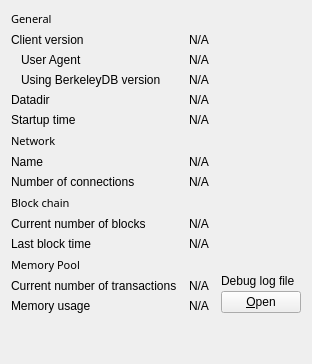
     <widget class="QWidget" name="tab_info">
      <attribute name="title">
       <string>&amp;Information</string>
      </attribute>
      <layout class="QGridLayout" name="gridLayout" columnstretch="0,1,0">
       <property name="horizontalSpacing">
        <number>12</number>
       </property>
       <item row="0" column="0">
        <widget class="QLabel" name="label_9">
         <property name="font">
          <font>
           <family>UD Digi Kyokasho NP-R</family>
           <pointsize>8</pointsize>
           <weight>50</weight>
           <italic>false</italic>
           <bold>false</bold>
          </font>
         </property>
         <property name="text">
          <string>General</string>
         </property>
        </widget>
       </item>
       <item row="1" column="0">
        <widget class="QLabel" name="label_6">
         <property name="text">
          <string>Client version</string>
         </property>
        </widget>
       </item>
       <item row="1" column="1" colspan="2">
        <widget class="QLabel" name="clientVersion">
         <property name="cursor">
          <cursorShape>IBeamCursor</cursorShape>
         </property>
         <property name="text">
          <string>N/A</string>
         </property>
         <property name="textFormat">
          <enum>Qt::PlainText</enum>
         </property>
         <property name="textInteractionFlags">
          <set>Qt::LinksAccessibleByMouse|Qt::TextSelectableByKeyboard|Qt::TextSelectableByMouse</set>
         </property>
        </widget>
       </item>
       <item row="2" column="0">
        <widget class="QLabel" name="labelClientUserAgent">
         <property name="text">
          <string>User Agent</string>
         </property>
         <property name="indent">
          <number>10</number>
         </property>
        </widget>
       </item>
       <item row="2" column="1" colspan="2">
        <widget class="QLabel" name="clientUserAgent">
         <property name="cursor">
          <cursorShape>IBeamCursor</cursorShape>
         </property>
         <property name="text">
          <string>N/A</string>
         </property>
         <property name="textFormat">
          <enum>Qt::PlainText</enum>
         </property>
         <property name="textInteractionFlags">
          <set>Qt::LinksAccessibleByMouse|Qt::TextSelectableByKeyboard|Qt::TextSelectableByMouse</set>
         </property>
        </widget>
       </item>
       <item row="3" column="0">
        <widget class="QLabel" name="label_berkeleyDBVersion">
         <property name="text">
          <string>Using BerkeleyDB version</string>
         </property>
         <property name="indent">
          <number>10</number>
         </property>
        </widget>
       </item>
       <item row="3" column="1" colspan="2">
        <widget class="QLabel" name="berkeleyDBVersion">
         <property name="cursor">
          <cursorShape>IBeamCursor</cursorShape>
         </property>
         <property name="text">
          <string>N/A</string>
         </property>
         <property name="textFormat">
          <enum>Qt::PlainText</enum>
         </property>
         <property name="textInteractionFlags">
          <set>Qt::LinksAccessibleByMouse|Qt::TextSelectableByKeyboard|Qt::TextSelectableByMouse</set>
         </property>
        </widget>
       </item>
       <item row="4" column="0">
        <widget class="QLabel" name="label_12">
         <property name="text">
          <string>Datadir</string>
         </property>
        </widget>
       </item>
       <item row="4" column="1" colspan="2">
        <widget class="QLabel" name="dataDir">
         <property name="cursor">
          <cursorShape>IBeamCursor</cursorShape>
         </property>
         <property name="text">
          <string>N/A</string>
         </property>
         <property name="textFormat">
          <enum>Qt::PlainText</enum>
         </property>
         <property name="wordWrap">
          <bool>true</bool>
         </property>
         <property name="textInteractionFlags">
          <set>Qt::LinksAccessibleByMouse|Qt::TextSelectableByKeyboard|Qt::TextSelectableByMouse</set>
         </property>
        </widget>
       </item>
       <item row="5" column="0">
        <widget class="QLabel" name="label_13">
         <property name="text">
          <string>Startup time</string>
         </property>
        </widget>
       </item>
       <item row="5" column="1" colspan="2">
        <widget class="QLabel" name="startupTime">
         <property name="cursor">
          <cursorShape>IBeamCursor</cursorShape>
         </property>
         <property name="text">
          <string>N/A</string>
         </property>
         <property name="textFormat">
          <enum>Qt::PlainText</enum>
         </property>
         <property name="textInteractionFlags">
          <set>Qt::LinksAccessibleByMouse|Qt::TextSelectableByKeyboard|Qt::TextSelectableByMouse</set>
         </property>
        </widget>
       </item>
       <item row="6" column="0">
        <widget class="QLabel" name="labelNetwork">
         <property name="font">
          <font>
           <family>UD Digi Kyokasho NP-R</family>
           <pointsize>8</pointsize>
           <weight>50</weight>
           <italic>false</italic>
           <bold>false</bold>
          </font>
         </property>
         <property name="text">
          <string>Network</string>
         </property>
        </widget>
       </item>
       <item row="7" column="0">
        <widget class="QLabel" name="label_8">
         <property name="text">
          <string>Name</string>
         </property>
        </widget>
       </item>
       <item row="7" column="1" colspan="2">
        <widget class="QLabel" name="networkName">
         <property name="cursor">
          <cursorShape>IBeamCursor</cursorShape>
         </property>
         <property name="text">
          <string>N/A</string>
         </property>
         <property name="textFormat">
          <enum>Qt::PlainText</enum>
         </property>
         <property name="textInteractionFlags">
          <set>Qt::LinksAccessibleByMouse|Qt::TextSelectableByKeyboard|Qt::TextSelectableByMouse</set>
         </property>
        </widget>
       </item>
       <item row="8" column="0">
        <widget class="QLabel" name="label_7">
         <property name="text">
          <string>Number of connections</string>
         </property>
        </widget>
       </item>
       <item row="8" column="1" colspan="2">
        <widget class="QLabel" name="numberOfConnections">
         <property name="cursor">
          <cursorShape>IBeamCursor</cursorShape>
         </property>
         <property name="text">
          <string>N/A</string>
         </property>
         <property name="textFormat">
          <enum>Qt::PlainText</enum>
         </property>
         <property name="textInteractionFlags">
          <set>Qt::LinksAccessibleByMouse|Qt::TextSelectableByKeyboard|Qt::TextSelectableByMouse</set>
         </property>
        </widget>
       </item>
       <item row="9" column="0">
        <widget class="QLabel" name="label_10">
         <property name="font">
          <font>
           <family>UD Digi Kyokasho NP-R</family>
           <pointsize>8</pointsize>
           <weight>50</weight>
           <italic>false</italic>
           <bold>false</bold>
          </font>
         </property>
         <property name="text">
          <string>Block chain</string>
         </property>
        </widget>
       </item>
       <item row="10" column="0">
        <widget class="QLabel" name="label_3">
         <property name="text">
          <string>Current number of blocks</string>
         </property>
        </widget>
       </item>
       <item row="10" column="1" colspan="2">
        <widget class="QLabel" name="numberOfBlocks">
         <property name="cursor">
          <cursorShape>IBeamCursor</cursorShape>
         </property>
         <property name="text">
          <string>N/A</string>
         </property>
         <property name="textFormat">
          <enum>Qt::PlainText</enum>
         </property>
         <property name="textInteractionFlags">
          <set>Qt::LinksAccessibleByMouse|Qt::TextSelectableByKeyboard|Qt::TextSelectableByMouse</set>
         </property>
        </widget>
       </item>
       <item row="11" column="0">
        <widget class="QLabel" name="labelLastBlockTime">
         <property name="text">
          <string>Last block time</string>
         </property>
        </widget>
       </item>
       <item row="11" column="1" colspan="2">
        <widget class="QLabel" name="lastBlockTime">
         <property name="cursor">
          <cursorShape>IBeamCursor</cursorShape>
         </property>
         <property name="text">
          <string>N/A</string>
         </property>
         <property name="textFormat">
          <enum>Qt::PlainText</enum>
         </property>
         <property name="textInteractionFlags">
          <set>Qt::LinksAccessibleByMouse|Qt::TextSelectableByKeyboard|Qt::TextSelectableByMouse</set>
         </property>
        </widget>
       </item>
       <item row="12" column="0">
        <widget class="QLabel" name="labelMempoolTitle">
         <property name="font">
          <font>
           <family>UD Digi Kyokasho NP-R</family>
           <pointsize>8</pointsize>
           <weight>50</weight>
           <italic>false</italic>
           <bold>false</bold>
          </font>
         </property>
         <property name="text">
          <string>Memory Pool</string>
         </property>
        </widget>
       </item>
       <item row="13" column="0">
        <widget class="QLabel" name="labelNumberOfTransactions">
         <property name="text">
          <string>Current number of transactions</string>
         </property>
        </widget>
       </item>
       <item row="13" column="1">
        <widget class="QLabel" name="mempoolNumberTxs">
         <property name="cursor">
          <cursorShape>IBeamCursor</cursorShape>
         </property>
         <property name="text">
          <string>N/A</string>
         </property>
         <property name="textFormat">
          <enum>Qt::PlainText</enum>
         </property>
         <property name="textInteractionFlags">
          <set>Qt::LinksAccessibleByMouse|Qt::TextSelectableByKeyboard|Qt::TextSelectableByMouse</set>
         </property>
        </widget>
       </item>
       <item row="14" column="0">
        <widget class="QLabel" name="labelMemoryUsage">
         <property name="text">
          <string>Memory usage</string>
         </property>
        </widget>
       </item>
       <item row="14" column="1">
        <widget class="QLabel" name="mempoolSize">
         <property name="cursor">
          <cursorShape>IBeamCursor</cursorShape>
         </property>
         <property name="text">
          <string>N/A</string>
         </property>
         <property name="textFormat">
          <enum>Qt::PlainText</enum>
         </property>
         <property name="textInteractionFlags">
          <set>Qt::LinksAccessibleByMouse|Qt::TextSelectableByKeyboard|Qt::TextSelectableByMouse</set>
         </property>
        </widget>
       </item>
       <item row="12" column="2" rowspan="3">
        <layout class="QVBoxLayout" name="verticalLayoutDebugButton">
         <property name="spacing">
          <number>3</number>
         </property>
         <item>
          <spacer name="verticalSpacer_2">
           <property name="orientation">
            <enum>Qt::Vertical</enum>
           </property>
           <property name="sizeHint" stdset="0">
            <size>
             <width>10</width>
             <height>5</height>
            </size>
           </property>
          </spacer>
         </item>
         <item>
          <widget class="QLabel" name="labelDebugLogfile">
           <property name="text">
            <string>Debug log file</string>
           </property>
          </widget>
         </item>
         <item>
          <widget class="QPushButton" name="openDebugLogfileButton">
           <property name="toolTip">
            <string>Open the %1 debug log file from the current data directory. This can take a few seconds for large log files.</string>
           </property>
           <property name="text">
            <string>&amp;Open</string>
           </property>
           <property name="autoDefault">
            <bool>false</bool>
           </property>
          </widget>
         </item>
        </layout>
       </item>
       <item row="15" column="0">
        <spacer name="verticalSpacer">
         <property name="orientation">
          <enum>Qt::Vertical</enum>
         </property>
         <property name="sizeHint" stdset="0">
          <size>
           <width>20</width>
           <height>40</height>
          </size>
         </property>
        </spacer>
       </item>
      </layout>
     </widget>
